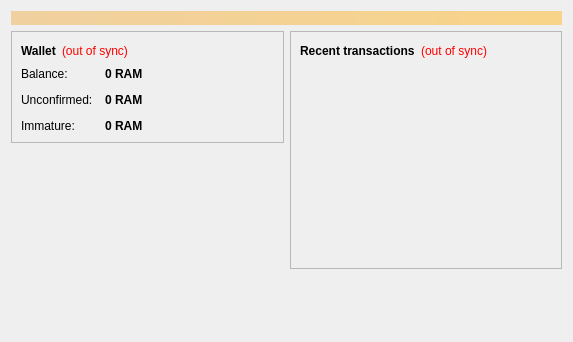
<?xml version="1.0" encoding="UTF-8"?>
<ui version="4.0">
 <class>OverviewPage</class>
 <widget class="QWidget" name="OverviewPage">
  <property name="geometry">
   <rect>
    <x>0</x>
    <y>0</y>
    <width>573</width>
    <height>342</height>
   </rect>
  </property>
  <property name="windowTitle">
   <string>Form</string>
  </property>
  <layout class="QVBoxLayout" name="topLayout">
   <item>
    <widget class="QLabel" name="labelAlerts">
     <property name="visible">
      <bool>false</bool>
     </property>
     <property name="styleSheet">
      <string notr="true">background-color: qlineargradient(x1: 0, y1: 0, x2: 1, y2: 0, stop:0 #F0D0A0, stop:1 #F8D488); color:#000000;</string>
     </property>
     <property name="wordWrap">
      <bool>true</bool>
     </property>
     <property name="margin">
      <number>3</number>
     </property>
    </widget>
   </item>
   <item>
    <layout class="QHBoxLayout" name="horizontalLayout" stretch="1,1">
     <item>
      <layout class="QVBoxLayout" name="verticalLayout_2">
       <item>
        <widget class="QFrame" name="frame">
         <property name="frameShape">
          <enum>QFrame::StyledPanel</enum>
         </property>
         <property name="frameShadow">
          <enum>QFrame::Raised</enum>
         </property>
         <layout class="QVBoxLayout" name="verticalLayout_4">
          <item>
           <layout class="QHBoxLayout" name="horizontalLayout_4">
            <item>
             <widget class="QLabel" name="label_5">
              <property name="font">
               <font>
                <weight>75</weight>
                <bold>true</bold>
               </font>
              </property>
              <property name="text">
               <string>Wallet</string>
              </property>
             </widget>
            </item>
            <item>
             <widget class="QLabel" name="labelWalletStatus">
              <property name="toolTip">
               <string>The displayed information may be out of date. Your wallet automatically synchronizes with the Ramcoin network after a connection is established, but this process has not completed yet.</string>
              </property>
              <property name="styleSheet">
               <string notr="true">QLabel { color: red; }</string>
              </property>
              <property name="text">
               <string notr="true">(out of sync)</string>
              </property>
              <property name="alignment">
               <set>Qt::AlignLeading|Qt::AlignLeft|Qt::AlignVCenter</set>
              </property>
             </widget>
            </item>
            <item>
             <spacer name="horizontalSpacer_2">
              <property name="orientation">
               <enum>Qt::Horizontal</enum>
              </property>
              <property name="sizeHint" stdset="0">
               <size>
                <width>40</width>
                <height>20</height>
               </size>
              </property>
             </spacer>
            </item>
           </layout>
          </item>
          <item>
           <layout class="QFormLayout" name="formLayout_2">
            <property name="fieldGrowthPolicy">
             <enum>QFormLayout::AllNonFixedFieldsGrow</enum>
            </property>
            <property name="horizontalSpacing">
             <number>12</number>
            </property>
            <property name="verticalSpacing">
             <number>12</number>
            </property>
            <item row="0" column="0">
             <widget class="QLabel" name="label">
              <property name="text">
               <string>Balance:</string>
              </property>
             </widget>
            </item>
            <item row="0" column="1">
             <widget class="QLabel" name="labelBalance">
              <property name="font">
               <font>
                <weight>75</weight>
                <bold>true</bold>
               </font>
              </property>
              <property name="cursor">
               <cursorShape>IBeamCursor</cursorShape>
              </property>
              <property name="toolTip">
               <string>Your current balance</string>
              </property>
              <property name="text">
               <string notr="true">0 RAM</string>
              </property>
              <property name="textInteractionFlags">
               <set>Qt::LinksAccessibleByMouse|Qt::TextSelectableByKeyboard|Qt::TextSelectableByMouse</set>
              </property>
             </widget>
            </item>
            <item row="1" column="0">
             <widget class="QLabel" name="label_3">
              <property name="text">
               <string>Unconfirmed:</string>
              </property>
             </widget>
            </item>
            <item row="1" column="1">
             <widget class="QLabel" name="labelUnconfirmed">
              <property name="font">
               <font>
                <weight>75</weight>
                <bold>true</bold>
               </font>
              </property>
              <property name="cursor">
               <cursorShape>IBeamCursor</cursorShape>
              </property>
              <property name="toolTip">
               <string>Total of transactions that have yet to be confirmed, and do not yet count toward the current balance</string>
              </property>
              <property name="text">
               <string notr="true">0 RAM</string>
              </property>
              <property name="textInteractionFlags">
               <set>Qt::LinksAccessibleByMouse|Qt::TextSelectableByKeyboard|Qt::TextSelectableByMouse</set>
              </property>
             </widget>
            </item>
            <item row="2" column="0">
             <widget class="QLabel" name="labelImmatureText">
              <property name="text">
               <string>Immature:</string>
              </property>
             </widget>
            </item>
            <item row="2" column="1">
             <widget class="QLabel" name="labelImmature">
              <property name="font">
               <font>
                <weight>75</weight>
                <bold>true</bold>
               </font>
              </property>
              <property name="toolTip">
               <string>Mined balance that has not yet matured</string>
              </property>
              <property name="text">
               <string notr="true">0 RAM</string>
              </property>
              <property name="textInteractionFlags">
               <set>Qt::LinksAccessibleByMouse|Qt::TextSelectableByKeyboard|Qt::TextSelectableByMouse</set>
              </property>
             </widget>
            </item>
           </layout>
          </item>
         </layout>
        </widget>
       </item>
       <item>
        <spacer name="verticalSpacer">
         <property name="orientation">
          <enum>Qt::Vertical</enum>
         </property>
         <property name="sizeHint" stdset="0">
          <size>
           <width>20</width>
           <height>40</height>
          </size>
         </property>
        </spacer>
       </item>
      </layout>
     </item>
     <item>
      <layout class="QVBoxLayout" name="verticalLayout_3">
       <item>
        <widget class="QFrame" name="frame_2">
         <property name="frameShape">
          <enum>QFrame::StyledPanel</enum>
         </property>
         <property name="frameShadow">
          <enum>QFrame::Raised</enum>
         </property>
         <layout class="QVBoxLayout" name="verticalLayout">
          <item>
           <layout class="QHBoxLayout" name="horizontalLayout_2">
            <item>
             <widget class="QLabel" name="label_4">
              <property name="text">
               <string>&lt;b&gt;Recent transactions&lt;/b&gt;</string>
              </property>
             </widget>
            </item>
            <item>
             <widget class="QLabel" name="labelTransactionsStatus">
              <property name="toolTip">
               <string>The displayed information may be out of date. Your wallet automatically synchronizes with the Ramcoin network after a connection is established, but this process has not completed yet.</string>
              </property>
              <property name="styleSheet">
               <string notr="true">QLabel { color: red; }</string>
              </property>
              <property name="text">
               <string notr="true">(out of sync)</string>
              </property>
              <property name="alignment">
               <set>Qt::AlignRight|Qt::AlignTrailing|Qt::AlignVCenter</set>
              </property>
             </widget>
            </item>
            <item>
             <spacer name="horizontalSpacer">
              <property name="orientation">
               <enum>Qt::Horizontal</enum>
              </property>
              <property name="sizeHint" stdset="0">
               <size>
                <width>40</width>
                <height>20</height>
               </size>
              </property>
             </spacer>
            </item>
           </layout>
          </item>
          <item>
           <widget class="QListView" name="listTransactions">
            <property name="styleSheet">
             <string notr="true">QListView { background: transparent; }</string>
            </property>
            <property name="frameShape">
             <enum>QFrame::NoFrame</enum>
            </property>
            <property name="verticalScrollBarPolicy">
             <enum>Qt::ScrollBarAlwaysOff</enum>
            </property>
            <property name="horizontalScrollBarPolicy">
             <enum>Qt::ScrollBarAlwaysOff</enum>
            </property>
            <property name="selectionMode">
             <enum>QAbstractItemView::NoSelection</enum>
            </property>
           </widget>
          </item>
         </layout>
        </widget>
       </item>
       <item>
        <spacer name="verticalSpacer_2">
         <property name="orientation">
          <enum>Qt::Vertical</enum>
         </property>
         <property name="sizeHint" stdset="0">
          <size>
           <width>20</width>
           <height>40</height>
          </size>
         </property>
        </spacer>
       </item>
      </layout>
     </item>
    </layout>
   </item>
  </layout>
 </widget>
 <resources/>
 <connections/>
</ui>
